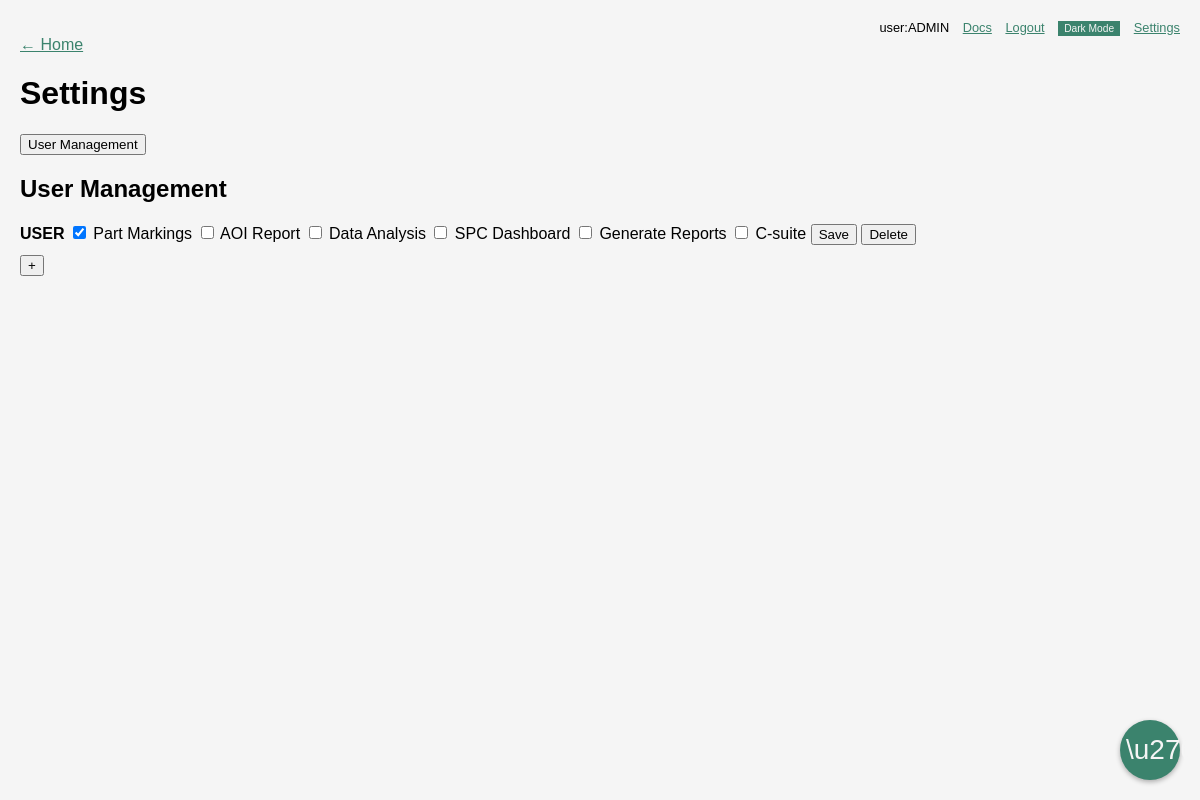
The app's page /settings (signed in) with its own data.
### tables this page shows
CREATE TABLE users (
            id INTEGER PRIMARY KEY AUTOINCREMENT,
            username TEXT UNIQUE,
            password TEXT,
            part_markings INTEGER DEFAULT 0,
            aoi INTEGER DEFAULT 0,
            analysis INTEGER DEFAULT 0,
            dashboard INTEGER DEFAULT 0,
            reports INTEGER DEFAULT 0,
            c_suite INTEGER DEFAULT 0,
            is_admin INTEGER DEFAULT 0
        );

### run.py (the view, shortened to what this page needs)
@app.route('/settings', methods=['GET', 'POST'])
@login_required
def settings():
    conn = get_db()
    user = session.get('user')
    row = conn.execute(
        'SELECT is_admin, c_suite FROM users WHERE username=?',
        (user,),
    ).fetchone()
    if not row or not (row['is_admin'] or row['c_suite']):
        conn.close()
        return redirect(url_for('home'))
    users = conn.execute(
        'SELECT id, username, part_markings, aoi, analysis, dashboard, reports, c_suite FROM users WHERE username != ?',
        ('ADMIN',),
    ).fetchall()
    conn.close()
    return render_template('settings.html', users=users)

### run.py (called while the page is built, shortened)
def get_db():
    conn = sqlite3.connect(DATABASE)
    conn.row_factory = sqlite3.Row
    return conn

def login_required(f):
    @wraps(f)
    def decorated(*args, **kwargs):
        if not session.get('user'):
            return redirect(url_for('login'))
        return f(*args, **kwargs)
    return decorated

@app.context_processor
def inject_globals():
    user = session.get('user')
    perms = {}
    is_admin = False
    if user:
        conn = get_db()
        row = conn.execute(
            'SELECT part_markings, aoi, analysis, dashboard, reports, is_admin, c_suite FROM users WHERE username = ?',
            (user,),
        ).fetchone()
        conn.close()
        if row:
            is_admin = bool(row['is_admin'] or row['c_suite'])
            if is_admin:
                perms = {
                    'part_markings': True,
                    'aoi': True,
                    'analysis': True,
                    'dashboard': True,
                    'reports': True,
                }
    return dict(current_user=user, permissions=perms, is_admin=is_admin)

### templates/settings.html (shortened to what this page needs)
{% extends 'base.html' %}
{% block content %}
  <a href="/">← Home</a>
  <h1>Settings</h1>
  <div class="tab-buttons">
    <button type="button" onclick="showTab('users')">User Management</button>
  </div>
  <div id="users" class="tab">
    <h2>User Management</h2>
    {% for u in users %}
    <form method="post" class="user-row">
      <strong>{{ u['username'] }}</strong>
      <label><input type="checkbox" name="privileges" value="part_markings" {% if u['part_markings'] %}checked{% endif %}> Part Markings</label>
      <label><input type="checkbox" name="privileges" value="aoi" {% if u['aoi'] %}checked{% endif %}> AOI Report</label>
      <label><input type="checkbox" name="privileges" value="analysis" {% if u['analysis'] %}checked{% endif %}> Data Analysis</label>
      <label><input type="checkbox" name="privileges" value="dashboard" {% if u['dashboard'] %}checked{% endif %}> SPC Dashboard</label>
      <label><input type="checkbox" name="privileges" value="reports" {% if u['reports'] %}checked{% endif %}> Generate Reports</label>
      <label><input type="checkbox" name="privileges" value="c_suite" {% if u['c_suite'] %}checked{% endif %}> C-suite</label>
      <button type="submit">Save</button>
      <button type="submit" name="action" value="delete">Delete</button>
    </form>
    {% endfor %}
    <button type="button" onclick="toggleAddUser()">+</button>
  </div>
{% endblock %}

### templates/base.html (shortened to what this page needs)
<!doctype html>
<html lang="en">
<head>
  <link rel="stylesheet" href="/static/css/style.css">
</head>
<body data-admin="{{ 'true' if is_admin else 'false' }}" data-base-path="{{ report_base|default('') }}">
  {% if current_user %}
  <div class="topbar">
    <span class="user-label">user:{{ current_user }}</span>
    <a href="{{ url_for('docs') }}">Docs</a>
    <a href="{{ url_for('logout') }}">Logout</a>
    <button id="theme-toggle" type="button">Dark Mode</button>
    {% if is_admin %}
      <a href="{{ url_for('settings') }}">Settings</a>
    {% endif %}
  </div>
  {% endif %}
  {% if is_admin or permissions.get('reports') %}
  <button id="report-button" title="Generate Report" onclick="openReportWindow()">\u270e</button>
  {% endif %}
  {% block content %}{% endblock %}
</body>
</html>

### static/css/style.css (style rules this page uses)
:root { --color-black: #000000; --color-white: #f5f5f5; --color-accent: #3b836d; }
body { font-family: Arial, sans-serif; margin: 20px; background: var(--color-white); color: var(--color-black); }
h1, p { color: var(--color-black); }
a { color: var(--color-accent); }
.topbar { text-align: right; color: var(--color-black); font-size: 0.8em; }
.topbar a { margin-left: 10px; color: var(--color-accent); }
.topbar button { margin-left: 10px; font-size: 0.8em; background: var(--color-accent); color: var(--color-white); border: none; padding: 2px 6px; cursor: pointer; }
#report-button { position: fixed; bottom: 20px; right: 20px; z-index: 1000; width: 60px; height: 60px; border-radius: 50%; border: none; background: var(--color-accent); color: var(--color-white); font-size: 28px; cursor: pointer; box-shadow: 0 2px 5px rgba(0,0,0,0.3); }

### templates/settings.html (style rules this page uses)
.tab { display: none; }
.tab.active { display: block; }
.tab-buttons button { margin-right: 5px; }
.user-row { margin-bottom: 10px; }

### records on screen
users: username "ADMIN"
users: username "USER", part_markings "☑"
